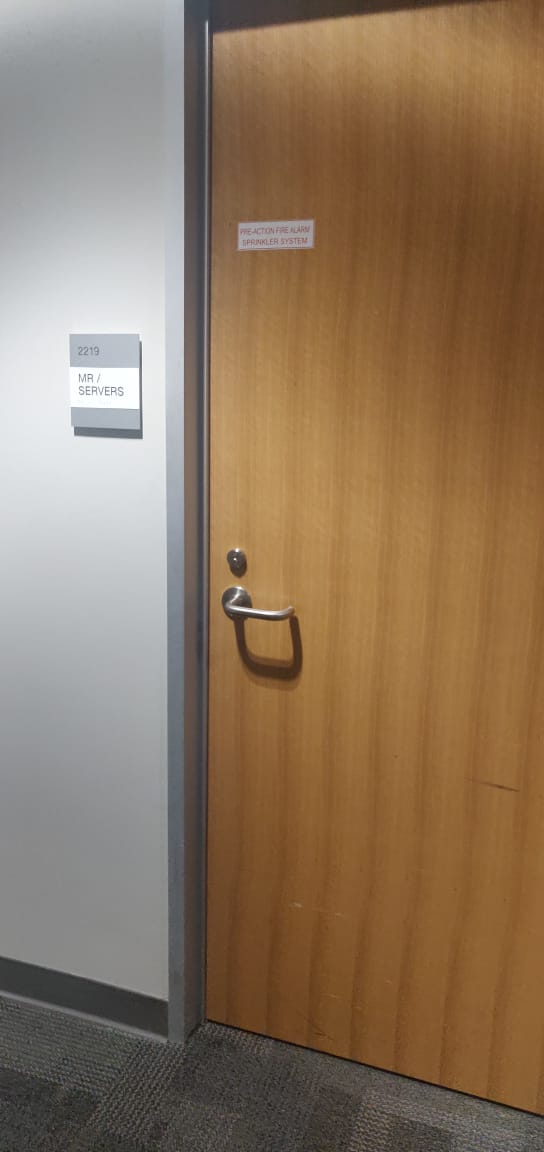
#> input picture img(summer19)/far (1).JPG, 544 x 1152 px
$ python -i WordSegmentation.py   (imports and definitions only)   (older library calls are emulated)
#> lines starting #> are read from the running program, lines starting #| are printed output that depends on the picture; after the words box and inside, x2 and y2 are one past the last pixel; in counts of white or black regions, pixels touching at a corner belong together
import math
import cv2
import numpy as np


def wordSegmentation(img, kernelSize=23, sigma=11, theta=7, minArea=0):
	"""Scale space technique for word segmentation proposed by R. Manmatha: http://ciir.cs.umass.edu/pubfiles/mm-27.pdf

	Args:
		img: grayscale uint8 image of the text-line to be segmented.
		kernelSize: size of filter kernel, must be an odd integer.
		sigma: standard deviation of Gaussian function used for filter kernel.
		theta: approximated width/height ratio of words, filter function is distorted by this factor.
		minArea: ignore word candidates smaller than specified area.

	Returns:
		List of tuples. Each tuple contains the bounding box and the image of the segmented word.
	"""

	# apply filter kernel
	kernel = createKernel(kernelSize, sigma, theta)
	imgFiltered = cv2.filter2D(img, -1, kernel, borderType=cv2.BORDER_REPLICATE).astype(np.uint8)
	(_, imgThres) = cv2.threshold(imgFiltered, 0, 255, cv2.THRESH_BINARY+cv2.THRESH_OTSU)
	imgThres = 255 - imgThres

	# find connected components. OpenCV: return type differs between OpenCV2 and 3
	if cv2.__version__.startswith('3.'):
		(_, components, _) = cv2.findContours(imgThres, cv2.RETR_EXTERNAL, cv2.CHAIN_APPROX_SIMPLE)
	else:
		(components, _) = cv2.findContours(imgThres, cv2.RETR_LIST, cv2.CHAIN_APPROX_SIMPLE)

	# append components to result
	res = []
	for c in components:
		# skip small word candidates
		if cv2.contourArea(c) < minArea:
			continue
		# append bounding box and image of word to result list
		currBox = cv2.boundingRect(c) # returns (x, y, w, h)
		(x, y, w, h) = currBox
		currImg = img[y:y+h, x:x+w]
		res.append((currBox, currImg))

	# return list of words, sorted by x-coordinate
	return sorted(res, key=lambda entry:entry[0][0])


def prepareImg(img, height):
	"""convert given image to grayscale image (if needed) and resize to desired height"""
	assert img.ndim in (2, 3)
	if img.ndim == 3:
		img = cv2.cvtColor(img, cv2.COLOR_BGR2GRAY)
	h = img.shape[0]
	factor = height / h
	return cv2.resize(img, dsize=None, fx=factor, fy=factor)


def createKernel(kernelSize, sigma, theta):
	"""create anisotropic filter kernel according to given parameters"""
	assert kernelSize % 2 # must be odd size
	halfSize = kernelSize // 2

	kernel = np.zeros([kernelSize, kernelSize])
	sigmaX = sigma
	sigmaY = sigma * theta

	for i in range(kernelSize):
		for j in range(kernelSize):
			x = i - halfSize
			y = j - halfSize

			expTerm = np.exp(-x**2 / (2 * sigmaX) - y**2 / (2 * sigmaY))
			xTerm = (x**2 - sigmaX**2) / (2 * math.pi * sigmaX**5 * sigmaY)
			yTerm = (y**2 - sigmaY**2) / (2 * math.pi * sigmaY**5 * sigmaX)

			kernel[i, j] = (xTerm + yTerm) * expTerm

	kernel = kernel / np.sum(kernel)
	return kernel


def seg(image):
	"""reads images from data/ and outputs the word-segmentation to out/"""

	# read input images from 'in' directory
	l=[]
	# read image, prepare it by resizing it to fixed height and converting it to grayscal
##	print(image)
	img = prepareImg(image, 50)
	#print(img.shape)
##	img=  cv2.cvtColor(img,cv2.COLOR_BGR2GRAY);
		# execute segmentation with given parameters
		# -kernelSize: size of filter kernel (odd integer)
		# -sigma: standard deviation of Gaussian function used for filter kernel
		# -theta: approximated width/height ratio of words, filter function is distorted by this factor
		# - minArea: ignore word candidates smaller than specified area
	res = wordSegmentation(img, kernelSize=3, sigma=5, theta=2, minArea=100)

	for (j, w) in enumerate(res):
		(wordBox, wordImg) = w
		(x, y, w, h) = wordBox
##		cv2.imwrite('../out/%s/%d.png'%(f, j), wordImg) # save word
		cv2.rectangle(img,(x,y),(x+w,y+h),0,1) # draw bounding box in summary image

		# output summary image with bounding boxes around words
##		print(wordImg)
		wordImg=np.pad(wordImg, ((4,4),(4,4)),"constant",constant_values=(255))
		l.append(wordImg)
	#cv2.imshow("segmen",img)
	return l

>>> import cv2
>>> picture = cv2.imread('img(summer19)/far (1).JPG')
#> picture is the input picture: shape (1152, 544, 3); mean B, G, R 94.7, 118.3, 141.2
>>> result = seg(picture)
#> in prepareImg, `img = cv2.cvtColor(img, cv2.COLOR_BGR2GRAY)`:
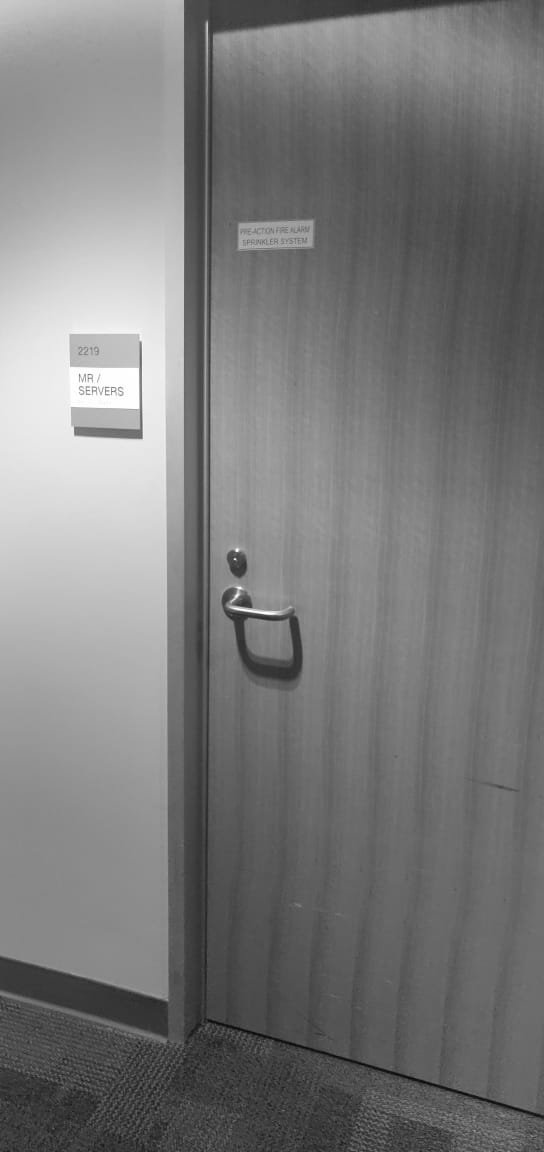
#> img: shape (1152, 544); min 6, max 255, mean 122.5
#> in prepareImg, `return cv2.resize(img, dsize=None, fx=factor, fy=factor)`:
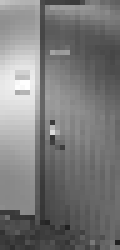
#> returned value: shape (50, 24) (shown 5 times larger); min 33, max 254, mean 122.3
#> in wordSegmentation, `imgFiltered = cv2.filter2D(img, -1, kernel, borderType=cv2.BORDER_REPL..`:
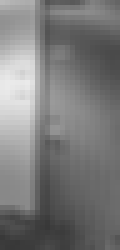
#> imgFiltered: shape (50, 24) (shown 5 times larger); min 56, max 234, mean 122.3
#> in wordSegmentation, `(_, imgThres) = cv2.threshold(imgFiltered, 0, 255, cv2.THRESH_BINARY+c..`:
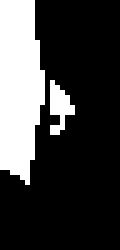
#> imgThres: shape (50, 24) (shown 5 times larger); 24.8% white; 2 white regions, box (x1, y1, x2, y2) and area: (0, 0, 9, 37) 267, (10, 16, 15, 27) 31
#> in wordSegmentation, `imgThres = 255 - imgThres`: imgThres: shape (50, 24); 75.2% white; 2 black regions
#> in wordSegmentation, `(components, _) = cv2.findContours(imgThres, cv2.RETR_LIST, cv2.CHAIN_..`: components = 2 contours; box (x1, y1, x2, y2) and area: (0, 0, 24, 50) 860, (9, 15, 16, 28) 44
#> the loop in wordSegmentation, `for c in components:` made 2 passes
#> after the loop in wordSegmentation, `for c in components:`: res = 1 item
#> the loop in seg, `for (j, w) in enumerate(res):` made 1 pass
#> pass 1, in seg, `wordImg=np.pad(wordImg, ((4,4),(4,4)),"constant",constant_values=(255))`:
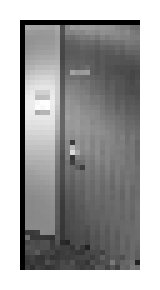
#> wordImg: shape (58, 32) (shown 5 times larger); min 0, max 255, mean 163.5
#> after the loop in seg, `for (j, w) in enumerate(res):`:
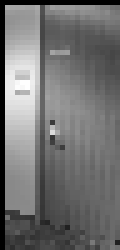
#> img: shape (50, 24) (shown 5 times larger); 6.08% of pixels changed, all inside (x1, y1, x2, y2) = (0, 0, 24, 50)
#> result = 1 item

$ run again, on img(summer19)/far (2).JPG
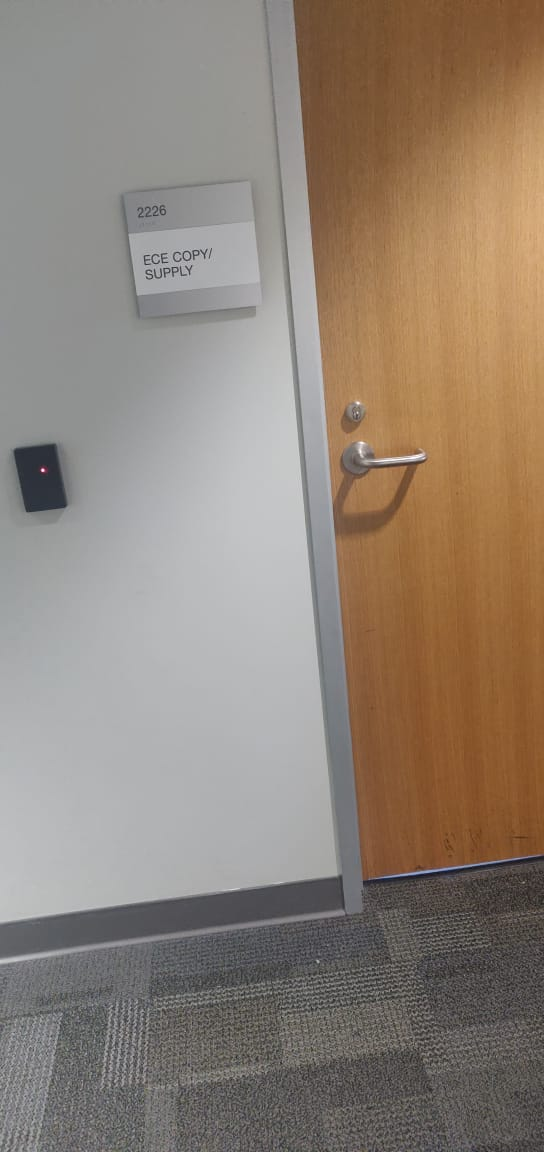
#> input picture img(summer19)/far (2).JPG, 544 x 1152 px
#> picture is the input picture: shape (1152, 544, 3); mean B, G, R 119, 131.1, 144.2
#> in wordSegmentation, `(_, imgThres) = cv2.threshold(imgFiltered, 0, 255, cv2.THRESH_BINARY+c..`:
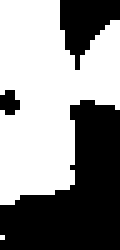
#> imgThres: shape (50, 24) (shown 5 times larger); 55% white; 3 black regions (1 under 20 px), largest, box (x1, y1, x2, y2) and area: (0, 20, 24, 50) 429, (12, 0, 24, 14) 96
#> components = 3 contours, 1 with area under 20; largest, box (x1, y1, x2, y2) and area: (0, 20, 24, 50) 380, (12, 0, 24, 14) 76
#> the loop in wordSegmentation, `for c in components:` made 3 passes
#> (x, y, w, h) on pass 1: (0, 20, 24, 30)
#> after the loop in wordSegmentation, `for c in components:`: res = 1 item
#> the loop in seg, `for (j, w) in enumerate(res):` made 1 pass
#> after the loop in seg, `for (j, w) in enumerate(res):`:
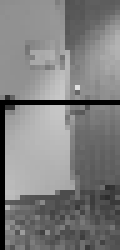
#> img: shape (50, 24) (shown 5 times larger); min 0, max 224, mean 126.8

$ run again, on img(summer19)/far (3).JPG
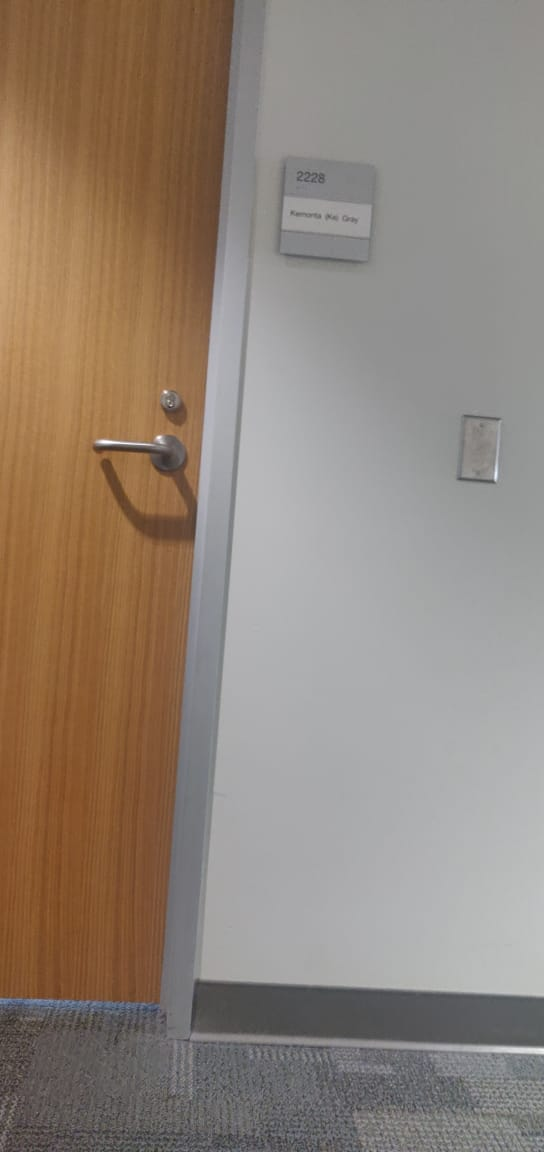
#> input picture img(summer19)/far (3).JPG, 544 x 1152 px
#> picture is the input picture: shape (1152, 544, 3); mean B, G, R 120.7, 132.2, 145.3
#> in wordSegmentation, `(_, imgThres) = cv2.threshold(imgFiltered, 0, 255, cv2.THRESH_BINARY+c..`:
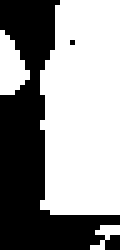
#> imgThres: shape (50, 24) (shown 5 times larger); 57.8% white; 2 black regions (1 under 20 px), largest, box (x1, y1, x2, y2) and area: (0, 0, 24, 50) 505
#> components = 2 contours, 1 with area under 20; largest, box (x1, y1, x2, y2) and area: (0, 0, 24, 50) 426
#> the loop in wordSegmentation, `for c in components:` made 2 passes
#> c on pass 1: [[14, 8]]
#> after the loop in wordSegmentation, `for c in components:`: res = 1 item
#> the loop in seg, `for (j, w) in enumerate(res):` made 1 pass
#> after the loop in seg, `for (j, w) in enumerate(res):`:
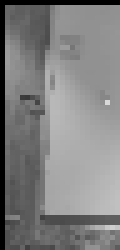
#> img: shape (50, 24) (shown 5 times larger); min 0, max 217, mean 128.3

$ run again, on img(summer19)/far (4).JPG
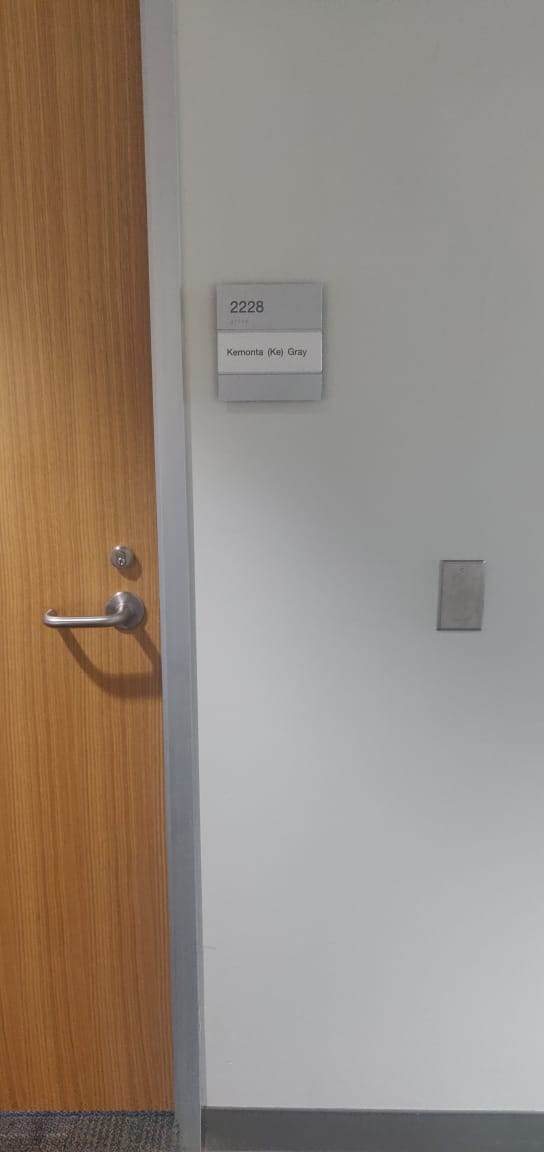
#> input picture img(summer19)/far (4).JPG, 544 x 1152 px
#> picture is the input picture: shape (1152, 544, 3); mean B, G, R 127.9, 138.3, 150.4
#> in wordSegmentation, `(_, imgThres) = cv2.threshold(imgFiltered, 0, 255, cv2.THRESH_BINARY+c..`:
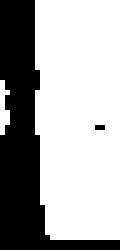
#> imgThres: shape (50, 24) (shown 5 times larger); 66.3% white; 2 black regions (1 under 20 px), largest, box (x1, y1, x2, y2) and area: (0, 0, 24, 50) 402
#> components = 2 contours, 1 with area under 20; largest, box (x1, y1, x2, y2) and area: (0, 0, 24, 50) 331
#> the loop in wordSegmentation, `for c in components:` made 2 passes
#> c on pass 1: [[19, 25], [20, 25]]
#> after the loop in wordSegmentation, `for c in components:`: res = 1 item
#> the loop in seg, `for (j, w) in enumerate(res):` made 1 pass
#> after the loop in seg, `for (j, w) in enumerate(res):`:
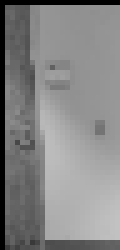
#> img: shape (50, 24) (shown 5 times larger); min 0, max 194, mean 133.5
